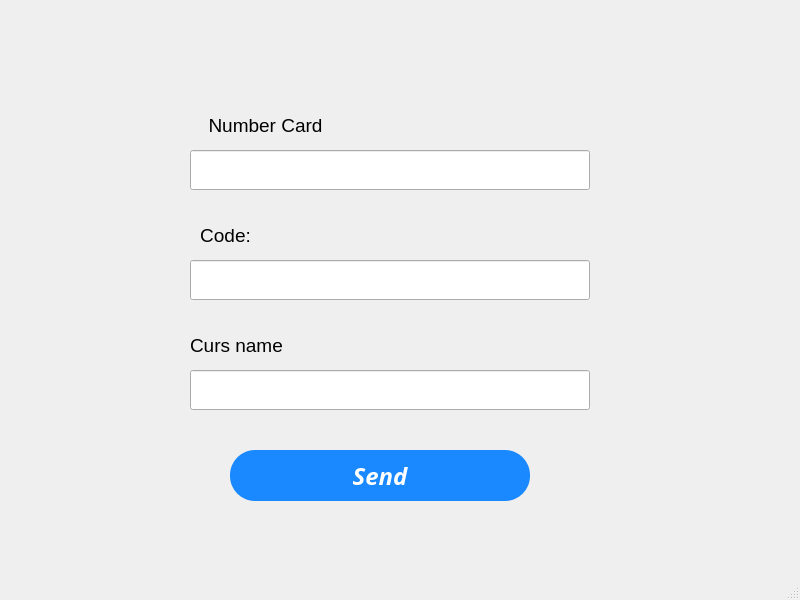
<?xml version="1.0" encoding="UTF-8"?>
<ui version="4.0">
 <class>MainWindow</class>
 <widget class="QMainWindow" name="MainWindow">
  <property name="geometry">
   <rect>
    <x>0</x>
    <y>0</y>
    <width>800</width>
    <height>600</height>
   </rect>
  </property>
  <property name="windowTitle">
   <string>MainWindow</string>
  </property>
  <widget class="QWidget" name="centralwidget">
   <widget class="QLineEdit" name="lineEdit">
    <property name="geometry">
     <rect>
      <x>190</x>
      <y>150</y>
      <width>400</width>
      <height>40</height>
     </rect>
    </property>
    <property name="minimumSize">
     <size>
      <width>150</width>
      <height>35</height>
     </size>
    </property>
    <property name="maximumSize">
     <size>
      <width>400</width>
      <height>40</height>
     </size>
    </property>
   </widget>
   <widget class="QLineEdit" name="lineEdit_2">
    <property name="geometry">
     <rect>
      <x>190</x>
      <y>260</y>
      <width>400</width>
      <height>40</height>
     </rect>
    </property>
    <property name="minimumSize">
     <size>
      <width>150</width>
      <height>35</height>
     </size>
    </property>
    <property name="maximumSize">
     <size>
      <width>400</width>
      <height>40</height>
     </size>
    </property>
   </widget>
   <widget class="QLabel" name="label">
    <property name="geometry">
     <rect>
      <x>190</x>
      <y>110</y>
      <width>151</width>
      <height>31</height>
     </rect>
    </property>
    <property name="font">
     <font>
      <pointsize>14</pointsize>
     </font>
    </property>
    <property name="text">
     <string>Number Card</string>
    </property>
    <property name="alignment">
     <set>Qt::AlignCenter</set>
    </property>
   </widget>
   <widget class="QLabel" name="label_2">
    <property name="geometry">
     <rect>
      <x>170</x>
      <y>220</y>
      <width>111</width>
      <height>31</height>
     </rect>
    </property>
    <property name="font">
     <font>
      <pointsize>14</pointsize>
     </font>
    </property>
    <property name="text">
     <string>Code:</string>
    </property>
    <property name="alignment">
     <set>Qt::AlignCenter</set>
    </property>
   </widget>
   <widget class="QLineEdit" name="lineEdit_3">
    <property name="geometry">
     <rect>
      <x>190</x>
      <y>370</y>
      <width>400</width>
      <height>40</height>
     </rect>
    </property>
    <property name="minimumSize">
     <size>
      <width>150</width>
      <height>35</height>
     </size>
    </property>
    <property name="maximumSize">
     <size>
      <width>400</width>
      <height>40</height>
     </size>
    </property>
   </widget>
   <widget class="QLabel" name="label_3">
    <property name="geometry">
     <rect>
      <x>190</x>
      <y>330</y>
      <width>171</width>
      <height>31</height>
     </rect>
    </property>
    <property name="font">
     <font>
      <pointsize>14</pointsize>
     </font>
    </property>
    <property name="text">
     <string>Curs name</string>
    </property>
   </widget>
   <widget class="QPushButton" name="pushButton">
    <property name="geometry">
     <rect>
      <x>230</x>
      <y>450</y>
      <width>300</width>
      <height>51</height>
     </rect>
    </property>
    <property name="minimumSize">
     <size>
      <width>200</width>
      <height>50</height>
     </size>
    </property>
    <property name="maximumSize">
     <size>
      <width>300</width>
      <height>67</height>
     </size>
    </property>
    <property name="font">
     <font>
      <family>Sitka Display Semibold</family>
      <pointsize>18</pointsize>
      <weight>75</weight>
      <italic>true</italic>
      <bold>true</bold>
     </font>
    </property>
    <property name="styleSheet">
     <string notr="true">background-color: rgb(26, 137, 255);
color: rgb(255, 255, 255);
border-radius:25px;</string>
    </property>
    <property name="text">
     <string>Send</string>
    </property>
   </widget>
  </widget>
  <widget class="QMenuBar" name="menubar">
   <property name="geometry">
    <rect>
     <x>0</x>
     <y>0</y>
     <width>800</width>
     <height>26</height>
    </rect>
   </property>
  </widget>
  <widget class="QStatusBar" name="statusbar"/>
 </widget>
 <resources/>
 <connections/>
</ui>
